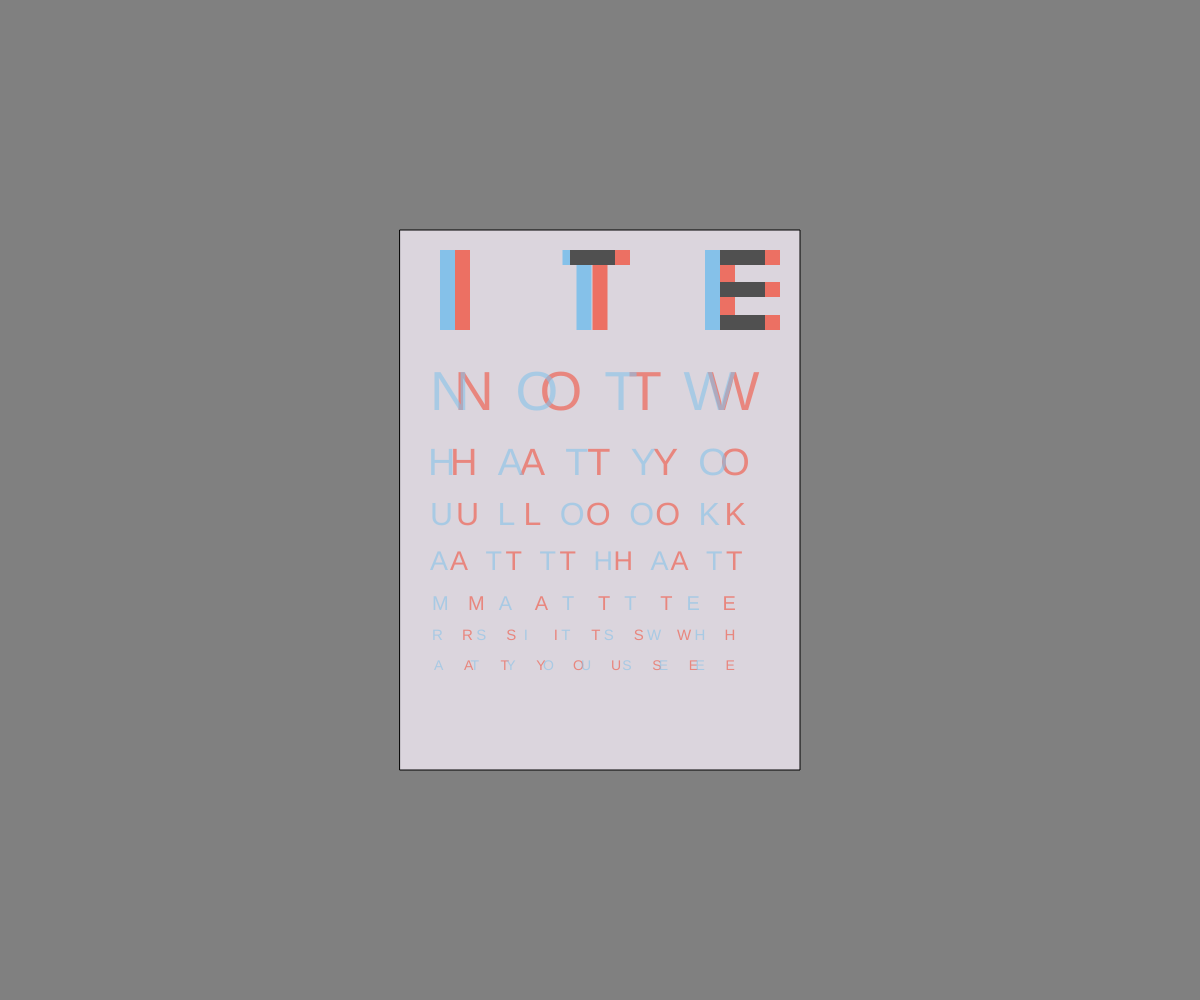
Frame 1 (no input)
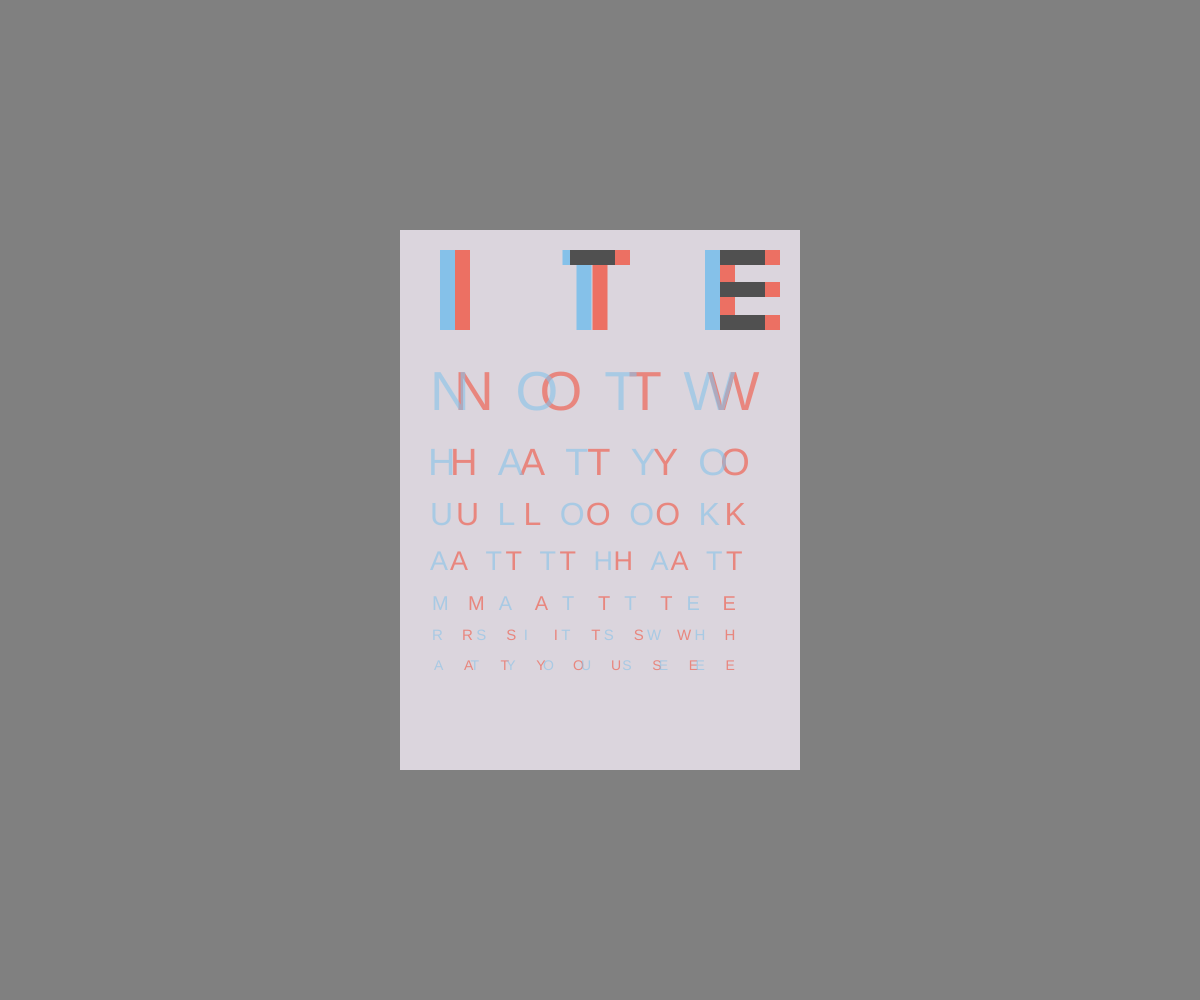
Frame 60 (no input)
Frame 120 (the mouse pressed at the canvas centre since frame 60): identical to frame 60, image omitted

The p5.js sketch that drew these frames (run headless with seeded random() and noise() and a simulated clock; from frame 60 on, the mouse is pressed at the canvas centre):

// p5.js sketch
// ── sketch.js
function setup() {
    createCanvas(windowWidth, windowHeight);
  
}

function draw() {
    // translate(width/2-400/2, height/2-600/2) 
    background(128);
   fill(244, 236, 247,200)
   
    translate(width/2,height/2)
    rect(-200,-270,400,540);
    noStroke()
    noFill(0)

    l=15, l3=80,l2=60
    //blue IT
    fill(133, 193, 233, )
    rect(-160,-250,l,l3)
    rect(-37.5,-250,l2,l)
    rect(-23.5,-250,l,l3)
    rect(105,-250,l,l3)
    //red ITE
    fill(236, 112, 99,)
    rect(-145,-250,l,l3)
    rect(-30,-250,l2,l)
   
    rect(-7.5,-250,l,l3)
    rect(120,-250,l2,l)
    rect(120,-218,l2,l)
    rect(120,-185,l2,l)
    rect(120,-250,l,l3)
    
    //black
    fill(80)
    rect(-30,-250,45,15)
    rect(120,-250,l2-15,l)
    rect(120,-218,l2-15,l)
    rect(120,-185,l2-15,l)
    
  /*
 //red   
    fill(236, 112, 99,200)

    //textSize(110)
   // text(' I  T  S',-160,-150)

    textSize(55)
    text('N   O   T   W',-146,-90)

    textSize(38)
    text('H    A    T    Y    O',-150,-25)

    textSize(32)
    text('U     L     O     O     K',-144,25)

    textSize(27)
    text('A     T     T     H     A     T',-150,70)

    textSize(20)
    text('M         A         T         T         E',-132,110)

    textSize(15)
    text('R        S         I        T        S        W        H',-138,140)

   textSize(14)
   text('A       T       Y       O       U        S       E       E',-136,170)


//blue
    fill(133, 193, 233,150)
    textSize(55)
    text('N   O   T   W',-170,-90)
    textSize(38)
    text('H    A    T    Y    O',-172,-25)
    textSize(32)
    text('U     L     O     O     K',-170,25)
    textSize(27)
    text('A     T     T     H     A     T',-170,70)
    textSize(20)
    text('M         A         T         T         E',-168,110)
    textSize(15)
    text('R        S         I        T        S        W        H',-168,140)
    textSize(14)
    text('A       T       Y       O       U        S       E       E',-166,170)
*/
fill(236, 112, 99,200)
    //atext(' I  T  S',-160,-150,110)
    atext('N   O   T   W',-146,-90,55)
    atext('H    A    T    Y    O',-150,-25,38)
    atext('U     L     O     O     K',-144,25,32)
    atext('A     T     T     H     A     T',-150,70,27)
    atext('M         A         T         T         E',-132,110,20)
    atext('R        S         I        T        S        W        H',-138,140,15)
    atext('A       T       Y       O       U        S       E       E',-136,170,14)
    fill(133, 193, 233,150)
    atext('N   O   T   W',-170,-90,55)
    atext('H    A    T    Y    O',-172,-25,38)
    atext('U     L     O     O     K',-170,25,32)
    atext('A     T     T     H     A     T',-170,70,27)
    atext('M         A         T         T         E',-168,110,20)
    atext('R        S         I        T        S        W        H',-168,140,15)
    atext('A       T       Y       O       U        S       E       E',-166,170,14)
}



function atext(a,b,c,d){
    textSize(d)
    text(a,b,c)
}





/*function draw (){
    let x=mouseX
    let y=mouseY
    console.log(x,y)}*/
